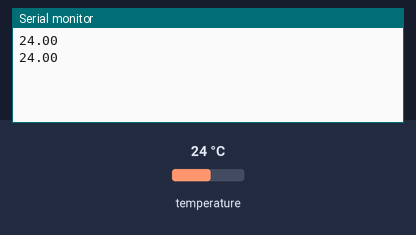
A sketch run on a simulated Arduino Uno, built with avr-gcc and run on an emulated ATmega328P. Shown: the last lines printed to the serial monitor. The inputs (shaded band) are chosen by the test bench; at power-on: temperature 24 °C.

Above: at 2.5 s.
2.6 s: temperature set to 12 °C
At 3.1 s:
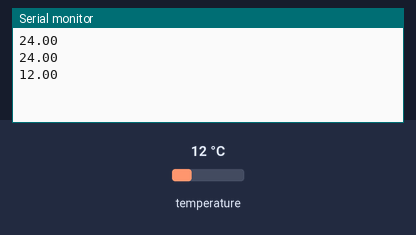
4.1 s: temperature set to 19 °C
At 5.4 s:
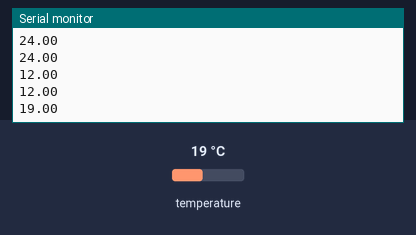
Timing chart, 0 to 7.1 s (numbered marks = the images above; inputs shaded):
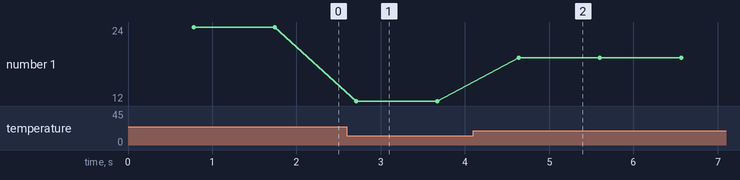

The sketch:

WaltherKraamPrax3_3arduinoPool.ino.ino
```cpp
// https://arduinogetstarted.com/tutorials/arduino-temperature-sensor

#include <OneWire.h>
#include <DallasTemperature.h>

float temp = 0;
const int tempPin = 5;

OneWire oneWire(tempPin);
DallasTemperature sensors(&oneWire);

void setup() {
  // put your setup code here, to run once:
  Serial.begin(9600);
  sensors.begin();
  //pinMode(A7, INPUT);
}

void loop() {
  // put your main code here, to run repeatedly:
  sensors.requestTemperatures();
  temp = sensors.getTempCByIndex(0);
  Serial.println(temp);
  delay(200);
}
```

Measured:
- after the input at 2.6 s, the serial monitor: prints a new line after 0.11 s (image 1)
- after the input at 4.1 s, the serial monitor: prints a new line after 0.54 s (image 2)
- plotted number 1: 24 → 12 after the input at 2.6 s, 12 → 19 after the input at 4.1 s
